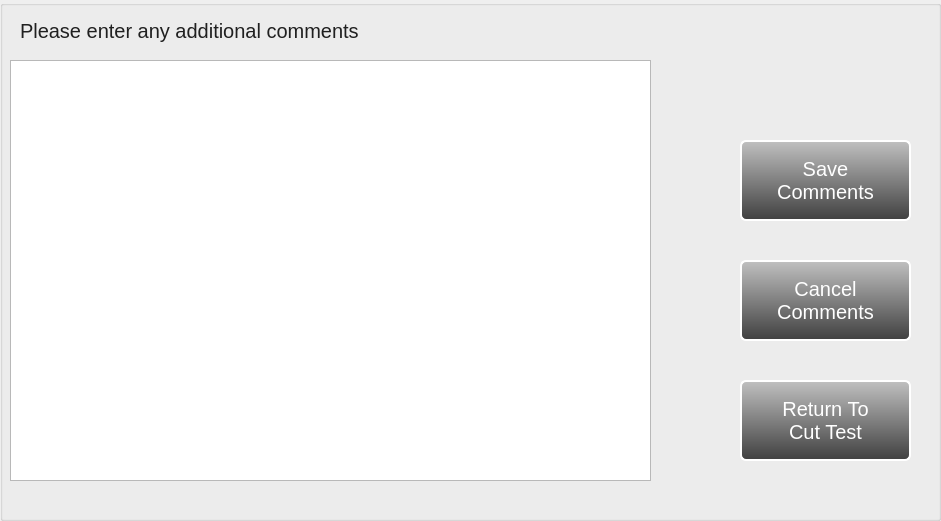
  <widget class="QGroupBox" name="grpAdditionalComments">
   <property name="geometry">
    <rect>
     <x>60</x>
     <y>20</y>
     <width>941</width>
     <height>521</height>
    </rect>
   </property>
   <property name="title">
    <string/>
   </property>
   <widget class="QPushButton" name="skipCommentsButton">
    <property name="geometry">
     <rect>
      <x>740</x>
      <y>260</y>
      <width>171</width>
      <height>81</height>
     </rect>
    </property>
    <property name="sizePolicy">
     <sizepolicy hsizetype="Fixed" vsizetype="Fixed">
      <horstretch>0</horstretch>
      <verstretch>0</verstretch>
     </sizepolicy>
    </property>
    <property name="minimumSize">
     <size>
      <width>171</width>
      <height>81</height>
     </size>
    </property>
    <property name="maximumSize">
     <size>
      <width>171</width>
      <height>81</height>
     </size>
    </property>
    <property name="font">
     <font>
      <pointsize>15</pointsize>
     </font>
    </property>
    <property name="styleSheet">
     <string notr="true">QPushButton {
    margin: 0 0 0 0;
    color: white;
    background-color: qlineargradient(x1: 0, y1: 0, x2: 0, y2: 1,stop: 0 #c0c0c0, stop: 1 #404040);
    border-style: outset;
    border-radius: 6px;
    border-width: 2px;
    border-color: #ffffff;
}

QPushButton:pressed {
    margin: 0 0 0 0;
    color: black;
    background-color: qlineargradient(x1: 0, y1: 0, x2: 0, y2: 1,stop: 0 #ffffff, stop: 1 #d0d0d0);
    border-style: outset;
    border-radius: 6px;
    border-width: 2px;
    border-color: #000000;
}</string>
    </property>
    <property name="text">
     <string>Cancel
Comments</string>
    </property>
   </widget>
   <widget class="QLabel" name="lblInstructions">
    <property name="geometry">
     <rect>
      <x>20</x>
      <y>10</y>
      <width>611</width>
      <height>41</height>
     </rect>
    </property>
    <property name="font">
     <font>
      <pointsize>15</pointsize>
     </font>
    </property>
    <property name="styleSheet">
     <string notr="true">color: #202020;</string>
    </property>
    <property name="text">
     <string>Please enter any additional comments</string>
    </property>
   </widget>
   <widget class="QPushButton" name="saveCommentsButton">
    <property name="geometry">
     <rect>
      <x>740</x>
      <y>140</y>
      <width>171</width>
      <height>81</height>
     </rect>
    </property>
    <property name="sizePolicy">
     <sizepolicy hsizetype="Fixed" vsizetype="Fixed">
      <horstretch>0</horstretch>
      <verstretch>0</verstretch>
     </sizepolicy>
    </property>
    <property name="minimumSize">
     <size>
      <width>171</width>
      <height>81</height>
     </size>
    </property>
    <property name="maximumSize">
     <size>
      <width>171</width>
      <height>81</height>
     </size>
    </property>
    <property name="font">
     <font>
      <pointsize>15</pointsize>
     </font>
    </property>
    <property name="styleSheet">
     <string notr="true">QPushButton {
    margin: 0 0 0 0;
    color: white;
    background-color: qlineargradient(x1: 0, y1: 0, x2: 0, y2: 1,stop: 0 #c0c0c0, stop: 1 #404040);
    border-style: outset;
    border-radius: 6px;
    border-width: 2px;
    border-color: #ffffff;
}

QPushButton:pressed {
    margin: 0 0 0 0;
    color: black;
    background-color: qlineargradient(x1: 0, y1: 0, x2: 0, y2: 1,stop: 0 #ffffff, stop: 1 #d0d0d0);
    border-style: outset;
    border-radius: 6px;
    border-width: 2px;
    border-color: #000000;
}</string>
    </property>
    <property name="text">
     <string>Save
Comments</string>
    </property>
   </widget>
   <widget class="QPlainTextEdit" name="txtComments">
    <property name="geometry">
     <rect>
      <x>10</x>
      <y>60</y>
      <width>641</width>
      <height>421</height>
     </rect>
    </property>
    <property name="font">
     <font>
      <pointsize>12</pointsize>
     </font>
    </property>
    <property name="styleSheet">
     <string notr="true">color: #202020;</string>
    </property>
   </widget>
   <widget class="QPushButton" name="returnToTestButton">
    <property name="geometry">
     <rect>
      <x>740</x>
      <y>380</y>
      <width>171</width>
      <height>81</height>
     </rect>
    </property>
    <property name="sizePolicy">
     <sizepolicy hsizetype="Fixed" vsizetype="Fixed">
      <horstretch>0</horstretch>
      <verstretch>0</verstretch>
     </sizepolicy>
    </property>
    <property name="minimumSize">
     <size>
      <width>171</width>
      <height>81</height>
     </size>
    </property>
    <property name="maximumSize">
     <size>
      <width>171</width>
      <height>81</height>
     </size>
    </property>
    <property name="font">
     <font>
      <pointsize>15</pointsize>
     </font>
    </property>
    <property name="styleSheet">
     <string notr="true">QPushButton {
    margin: 0 0 0 0;
    color: white;
    background-color: qlineargradient(x1: 0, y1: 0, x2: 0, y2: 1,stop: 0 #c0c0c0, stop: 1 #404040);
    border-style: outset;
    border-radius: 6px;
    border-width: 2px;
    border-color: #ffffff;
}

QPushButton:pressed {
    margin: 0 0 0 0;
    color: black;
    background-color: qlineargradient(x1: 0, y1: 0, x2: 0, y2: 1,stop: 0 #ffffff, stop: 1 #d0d0d0);
    border-style: outset;
    border-radius: 6px;
    border-width: 2px;
    border-color: #000000;
}</string>
    </property>
    <property name="text">
     <string>Return To
Cut Test</string>
    </property>
   </widget>
  </widget>
